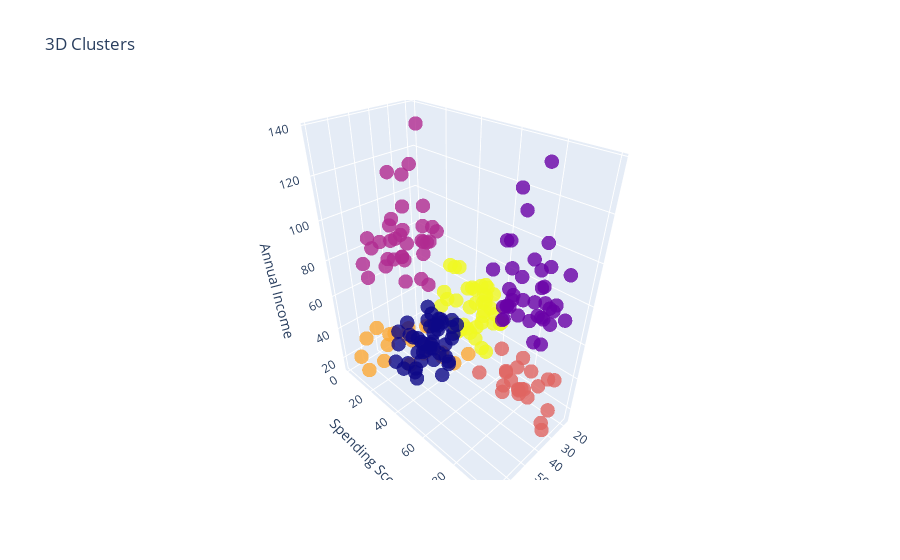

The cell this chart's notebook holds for it:
### Code cell
X3['label3'] = labels3

scatter3d = go.Scatter3d(
    x= X3['Age'],
    y= X3['Spending Score (1-100)'],
    z= X3['Annual Income (k$)'],
    mode='markers',
    marker=dict(color=X3['label3'],
                size=5,
                opacity=0.8
               )
)

layout = go.Layout(
    title= '3D Clusters',
    scene = dict(
        xaxis = dict(title='Age'),
        yaxis = dict(title='Spending Score'),
        zaxis = dict(title='Annual Income')
    )
)

fig = go.Figure(data=scatter3d, layout=layout)
py.offline.iplot(fig)

### Figure 1 — Plotly figure (JSON) as saved in the notebook; plotly's stock layout.template omitted (floating-point values rounded to 4 significant figures; data arrays with more than 128 entries replaced by an {"elided": "..."} marker saying what was removed)
{"data": [{"marker": {"color": {"elided": "200 int values"}, "opacity": 0.8, "size": 5}, "mode": "markers", "type": "scatter3d", "x": {"elided": "200 int values"}, "y": {"elided": "200 int values"}, "z": {"elided": "200 int values"}}], "layout": {"scene": {"xaxis": {"title": {"text": "Age"}}, "yaxis": {"title": {"text": "Spending Score"}}, "zaxis": {"title": {"text": "Annual Income"}}}, "title": {"text": "3D Clusters"}}}
